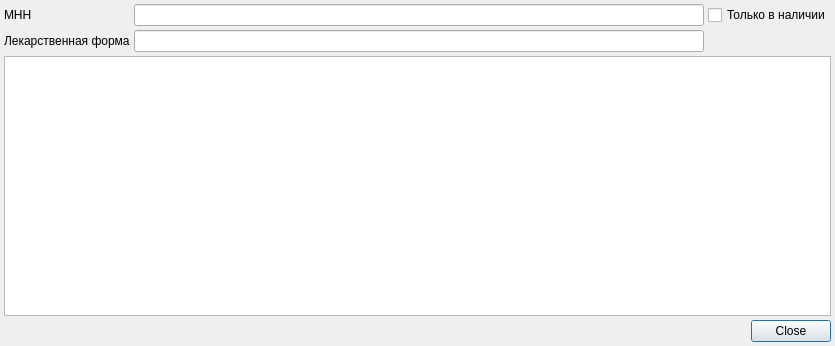
<?xml version="1.0" encoding="UTF-8"?>
<ui version="4.0">
 <class>SmnnGrlsLfNomenclatureExpenseEditorEx</class>
 <widget class="QDialog" name="SmnnGrlsLfNomenclatureExpenseEditorEx">
  <property name="geometry">
   <rect>
    <x>0</x>
    <y>0</y>
    <width>835</width>
    <height>346</height>
   </rect>
  </property>
  <property name="windowTitle">
   <string>Выбор МНН и Формы выпуска</string>
  </property>
  <layout class="QGridLayout" name="gridLayout">
   <property name="margin">
    <number>4</number>
   </property>
   <property name="spacing">
    <number>4</number>
   </property>
   <item row="3" column="1" colspan="2">
    <widget class="QDialogButtonBox" name="buttonBox">
     <property name="orientation">
      <enum>Qt::Horizontal</enum>
     </property>
     <property name="standardButtons">
      <set>QDialogButtonBox::Close</set>
     </property>
    </widget>
   </item>
   <item row="0" column="1">
    <widget class="QLineEdit" name="edtFindSmnnName"/>
   </item>
   <item row="0" column="2">
    <widget class="QCheckBox" name="chkOnlyExists">
     <property name="text">
      <string>Только в наличии</string>
     </property>
    </widget>
   </item>
   <item row="1" column="0">
    <widget class="QLabel" name="lblFindGrlsLfName">
     <property name="text">
      <string>Лекарственная форма</string>
     </property>
    </widget>
   </item>
   <item row="1" column="1">
    <widget class="QLineEdit" name="edtFindGrlsLfName"/>
   </item>
   <item row="0" column="0">
    <widget class="QLabel" name="lblFindSmnnName">
     <property name="text">
      <string>МНН</string>
     </property>
    </widget>
   </item>
   <item row="2" column="0" colspan="3">
    <widget class="CSortFilterProxyTableView" name="tblSmnn">
     <property name="selectionBehavior">
      <enum>QAbstractItemView::SelectRows</enum>
     </property>
    </widget>
   </item>
  </layout>
 </widget>
 <customwidgets>
  <customwidget>
   <class>CSortFilterProxyTableView</class>
   <extends>QTableView</extends>
   <header>library/SortFilterProxyTableView.h</header>
  </customwidget>
 </customwidgets>
 <tabstops>
  <tabstop>edtFindSmnnName</tabstop>
  <tabstop>chkOnlyExists</tabstop>
  <tabstop>edtFindGrlsLfName</tabstop>
  <tabstop>tblSmnn</tabstop>
  <tabstop>buttonBox</tabstop>
 </tabstops>
 <resources/>
 <connections>
  <connection>
   <sender>buttonBox</sender>
   <signal>accepted()</signal>
   <receiver>SmnnGrlsLfNomenclatureExpenseEditorEx</receiver>
   <slot>accept()</slot>
   <hints>
    <hint type="sourcelabel">
     <x>248</x>
     <y>254</y>
    </hint>
    <hint type="destinationlabel">
     <x>157</x>
     <y>274</y>
    </hint>
   </hints>
  </connection>
  <connection>
   <sender>buttonBox</sender>
   <signal>rejected()</signal>
   <receiver>SmnnGrlsLfNomenclatureExpenseEditorEx</receiver>
   <slot>reject()</slot>
   <hints>
    <hint type="sourcelabel">
     <x>316</x>
     <y>260</y>
    </hint>
    <hint type="destinationlabel">
     <x>286</x>
     <y>274</y>
    </hint>
   </hints>
  </connection>
 </connections>
</ui>
